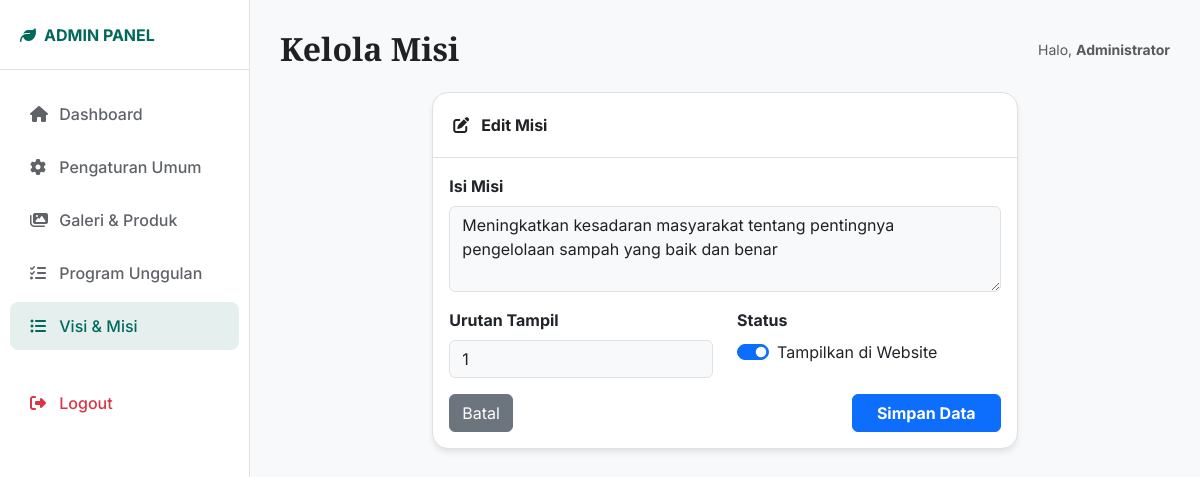
/admin/misi.php?action=edit&id=1 (signed in), run on the app's committed database.
### tables this page shows
CREATE TABLE IF NOT EXISTS misi (
    id INT PRIMARY KEY AUTO_INCREMENT,
    content TEXT NOT NULL,
    sort_order INT DEFAULT 0,
    is_active TINYINT(1) DEFAULT 1,
    created_at TIMESTAMP DEFAULT CURRENT_TIMESTAMP
);

### admin/misi.php (the view, shortened to what this page needs)
<?php
$action = $_GET['action'] ?? 'list';
$id = $_GET['id'] ?? 0;
require_once 'includes/header.php';
$edit_item = null;
if ($action == 'edit' && $id) {
    $conn = getConnection();
    $stmt = $conn->prepare("SELECT * FROM misi WHERE id = ?");
    $stmt->execute([$id]);
    $edit_item = $stmt->fetch();
}
?>
<?php if ($action == 'list'): ?>
    <div class="card">
        <div class="card-header d-flex justify-content-between align-items-center">
            <span><i class="fas fa-list-ol me-2"></i>Daftar Misi</span>
            <a href="misi.php?action=add" class="btn btn-sm btn-primary"><i class="fas fa-plus me-1"></i> Tambah Baru</a>
        </div>
        <div class="card-body">
            <div class="table-responsive">
                <table class="table table-hover align-middle">
                    <thead class="table-light">
                        <tr>
                            <th width="50">#</th>
                            <th>Isi Misi</th>
                            <th>Urutan</th>
                            <th>Status</th>
                            <th class="text-end">Aksi</th>
                        </tr>
                    </thead>
                    <tbody>
                        <?php
                        $items = get_misi(false);
                        if (empty($items)): ?>
                            <tr><td colspan="5" class="text-center py-4 text-muted">Belum ada data</td></tr>
                        <?php else: foreach ($items as $index => $item): ?>
                            <tr>
                                <td><?= $index + 1 ?></td>
                                <td><?= clean($item['content']) ?></td>
                                <td><?= $item['sort_order'] ?></td>
                                <td>
                                    <?php if ($item['is_active']): ?>
                                        <span class="badge bg-success">Aktif</span>
                                    <?php else: ?>
                                        <span class="badge bg-secondary">Non-Aktif</span>
                                    <?php endif; ?>
                                </td>
                                <td class="text-end">
                                    <a href="misi.php?action=edit&id=<?= $item['id'] ?>" class="btn btn-sm btn-outline-secondary"><i class="fas fa-edit"></i></a>
                                    <a href="misi.php?action=delete&id=<?= $item['id'] ?>" class="btn btn-sm btn-outline-danger" onclick="return confirm('Yakin ingin menghapus misi ini?')"><i class="fas fa-trash"></i></a>
                                </td>
                            </tr>
                        <?php endforeach; endif; ?>
                    </tbody>
                </table>
            </div>
        </div>
    </div>
<?php elseif ($action == 'add' || $action == 'edit'): ?>
    <div class="row justify-content-center">
        <div class="col-md-8">
            <div class="card">
                <div class="card-header">
                    <i class="fas fa-<?= $action == 'add' ? 'plus' : 'edit' ?> me-2"></i>
                    <?= $action == 'add' ? 'Tambah Misi Baru' : 'Edit Misi' ?>
                </div>
                <div class="card-body">
                    <form method="POST">
                        <div class="mb-3">
                            <label class="form-label fw-bold">Isi Misi</label>
                            <textarea name="content" class="form-control" rows="3" required><?= $edit_item['content'] ?? '' ?></textarea>
                        </div>
                        <div class="row">
                            <div class="col-md-6 mb-3">
                                <label class="form-label fw-bold">Urutan Tampil</label>
                                <input type="number" name="sort_order" class="form-control" value="<?= $edit_item['sort_order'] ?? 0 ?>">
                            </div>
                            <div class="col-md-6 mb-3">
                                <label class="form-label fw-bold d-block">Status</label>
                                <div class="form-check form-switch mt-2">
                                    <input class="form-check-input" type="checkbox" name="is_active" value="1" <?= (!isset($edit_item) || $edit_item['is_active']) ? 'checked' : '' ?>>
                                    <label class="form-check-label">Tampilkan di Website</label>
                                </div>
                            </div>
                        </div>
                        <div class="d-flex justify-content-between">
                            <a href="misi.php" class="btn btn-secondary">Batal</a>
                            <button type="submit" class="btn btn-primary px-4 fw-bold">Simpan Data</button>
                        </div>
                    </form>
                </div>
            </div>
        </div>
    </div>
<?php endif; ?>
<?php require_once 'includes/footer.php'; ?>

### admin/includes/header.php (style rules this page uses)
:root { --primary: #00695c; --secondary: #4db6ac; --bg-body: #F8F9FA; --bg-card: #FFFFFF; --text-main: #202124; --text-muted: #5f6368; --border-color: #e0e0e0; }
body { font-family: 'Inter', sans-serif; background-color: var(--bg-body); color: var(--text-main); overflow-x: hidden; }
.card { background-color: var(--bg-card); border: 1px solid var(--border-color); border-radius: 16px; box-shadow: 0 4px 6px -1px rgba(0, 0, 0, 0.1); margin-bottom: 20px; }
.card-header { background: transparent; border-bottom: 1px solid var(--border-color); padding: 20px; font-weight: 700; color: var(--text-main); }
.form-control, .form-select { background-color: var(--bg-body); border: 1px solid var(--border-color); color: var(--text-main); }

### data on the page
misi: content "Meningkatkan kesadaran masyarakat tentang pentingnya pengelolaan sampah yang baik dan benar", sort_order "1", is_active "☑"

### other printed values
$page_title "Kelola Misi"
$_SESSION['admin_name'] "Administrator"
